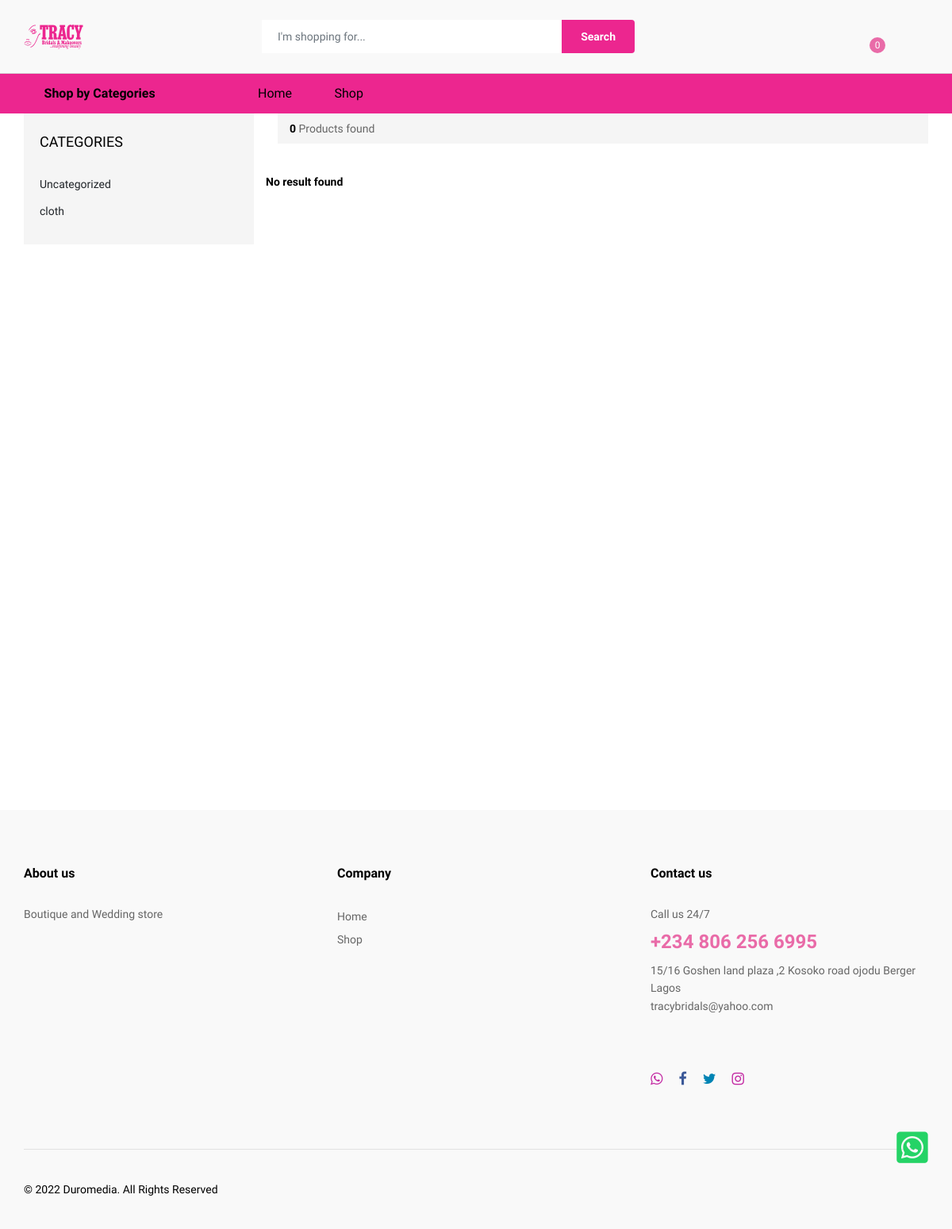
The page /categories.php?id=2 on the database its author committed.
### tables this page shows
CREATE TABLE `products_categories` (
  `products_categories_id` int(11) NOT NULL,
  `products_categories_name` varchar(20) NOT NULL,
  `products_categories_timestamp` timestamp NOT NULL DEFAULT current_timestamp() ON UPDATE current_timestamp()
);

### public_html/categories.php (the view, shortened to what this page needs)
<?php require_once ('../incs-template1/config.php'); ?>
<?php
include ('../incs-template1/header.php'); ?>
    <div class="ps-page--shop">
        <div class="ps-container">
            <div class="ps-layout--shop">
                <div class="ps-layout__left">
                    <aside class="widget widget_shop">
                        <h4 class="widget-title">Categories</h4>
                        <ul class="ps-list--categories">
                        <?php
                            $query_page_section =  mysqli_query($connect, "SELECT products_categories_id ,products_categories_name FROM  products_categories") or die(db_conn_error);
                            while($row_cat = mysqli_fetch_array($query_page_section)){
                                echo  '<li><a href="categories.php?id='.$row_cat['products_categories_id'].'">'.$row_cat['products_categories_name'].'</a>
                                </li>';
                            }
                        ?>
                        </ul>
                    </aside>
                </div>
                <div class="ps-layout__right">
                    <div class="ps-shopping ps-tab-root">
                        <div class="ps-shopping__header">
                        <?php
                            $all_products = mysqli_query($connect,"SELECT products_id  FROM products WHERE products_sub_categories = '".$_GET['id']."'") or die(db_conn_error);
                        ?>
                            <p><strong> <?php echo mysqli_num_rows($all_products); ?></strong> Products found</p>
                        </div>
                        <div class="ps-tabs">
                            <div class="ps-tab active" id="tab-1">
                                <div class="ps-shopping-product">
                                    <div class="row">
                                        <?php
                include ('../incs-template1/products.php');
?>
                                    </div>
                                </div>
                                <div class="ps-pagination">
                                </div>
                            </div>
                        </div>
                    </div>
                </div>
            </div>
        </div>
    </div>
<?php include ('../incs-template1/footer.php'); ?>

### rows shown on the page
products_categories: products_categories_name "Uncategorized"
products_categories: products_categories_name "cloth"

### other values the page prints
mysqli_num_rows($all_products) "0"
FOOTER_DESCRIPTION "Boutique and Wedding store"
$TEL "+234 806 256 6995"
$ADDRESS "15/16 Goshen land plaza ,2 Kosoko road ojodu Berger Lagos"
$EMAIL "tracybridals@yahoo.com"
